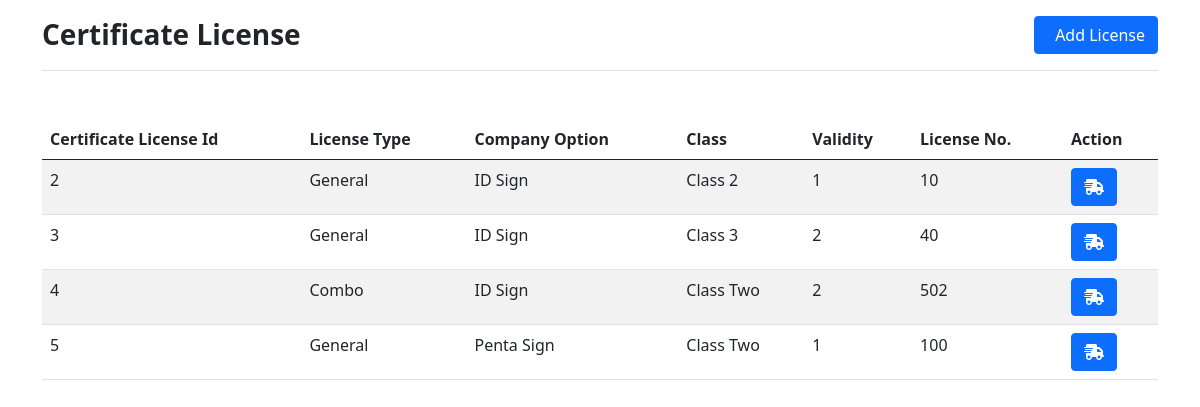
The page /license_fetch.php on the database its author committed.
### tables this page shows
CREATE TABLE `certificate_license` (
  `certificate_license_id` int(11) NOT NULL,
  `license_type` varchar(255) NOT NULL,
  `company_option` varchar(255) NOT NULL,
  `valid_from` varchar(255) NOT NULL,
  `valid_till` varchar(255) NOT NULL,
  `class` varchar(255) NOT NULL,
  `license_no` varchar(255) NOT NULL,
  `validity` varchar(10) NOT NULL
);

### license_fetch.php (the view, shortened to what this page needs)
<?php
include "connect.php";
?>
<!DOCTYPE html>
<html lang="en">
<head>
    <link rel="stylesheet" href="assets/css/bootstrap.min.css">
    <link rel="stylesheet" href="https://cdnjs.cloudflare.com/ajax/libs/font-awesome/6.5.1/css/all.min.css" />
</head>
<body>
    <div class="container" id="">
        <div class="row align-items-center">
            <div class="border-0 mb-4">
                <div class="card-header py-3 no-bg bg-transparent d-flex align-items-center px-0 justify-content-between border-bottom flex-wrap">
                    <h3 class="fw-bold mb-0">Certificate License</h3>
                    <div class="w-sm-100">
                        <button type="button" class="btn btn-primary btn-set-task w-sm-100" data-bs-toggle="modal" data-bs-target="#licensemodal">
                            <i class="icofont-plus-circle me-2 fs-6"></i>Add License
                        </button>
                    </div>
                </div>
            </div>
        </div>
        <div class="table-responsive py-4" style="overflow-x:hidden;">
            <table id="example" class="table table-striped" style="width:100%">
                <thead>
                    <tr>
                        <th>Certificate License Id</th>
                        <th>License Type</th>
                        <th>Company Option</th>
                        <th>Class</th>
                        <th>Validity</th>
                        <th>License No.</th>
                        <th>Action</th>
                    </tr>
                </thead>
                <tbody>
                    <?php
                    $sql = mysqli_query($con, "SELECT certificate_license_id, validity, license_type, company_option, valid_from, valid_till, class, license_no FROM certificate_license");
                    while ($row = mysqli_fetch_assoc($sql)) {
                    ?>
                        <tr>
                            <td><?php echo $row['certificate_license_id'] ?></td>
                            <td><?php echo $row['license_type'] ?></td>
                            <td><?php echo $row['company_option'] ?></td>
                            <td><?php echo $row['class'] ?></td>
                            <td><?php echo $row['validity'] ?></td>
                            <td><?php echo $row['license_no'] ?></td>
                            <td>
                                <button type="button" class="btn <?php echo ($row['license_no'] == '0') ? 'btn-secondary' : 'btn-primary '; ?> btn-xs dt-deliver" data-bs-toggle="modal" data-bs-target="#certificatemodal" data-certificate_license_id="<?php echo $row['certificate_license_id']; ?>" data-license_no="<?php echo $row['license_no']; ?>" data-validity_year="<?php echo $row['validity']; ?>">
                                    <i class="fa fa-shipping-fast"></i>
                                </button>
                            </td>
                        </tr>
                    <?php } ?>
                </tbody>
            </table>
        </div>
    </div>
</body>
</html>

### rows shown on the page
certificate_license: certificate_license_id "2", license_type "General", company_option "ID Sign", class "Class 2", validity "1", license_no "10"
certificate_license: certificate_license_id "3", license_type "General", company_option "ID Sign", class "Class 3", validity "2", license_no "40"
certificate_license: certificate_license_id "4", license_type "Combo", company_option "ID Sign", class "Class Two", validity "2", license_no "502"
certificate_license: certificate_license_id "5", license_type "General", company_option "Penta Sign", class "Class Two", validity "1", license_no "100"
